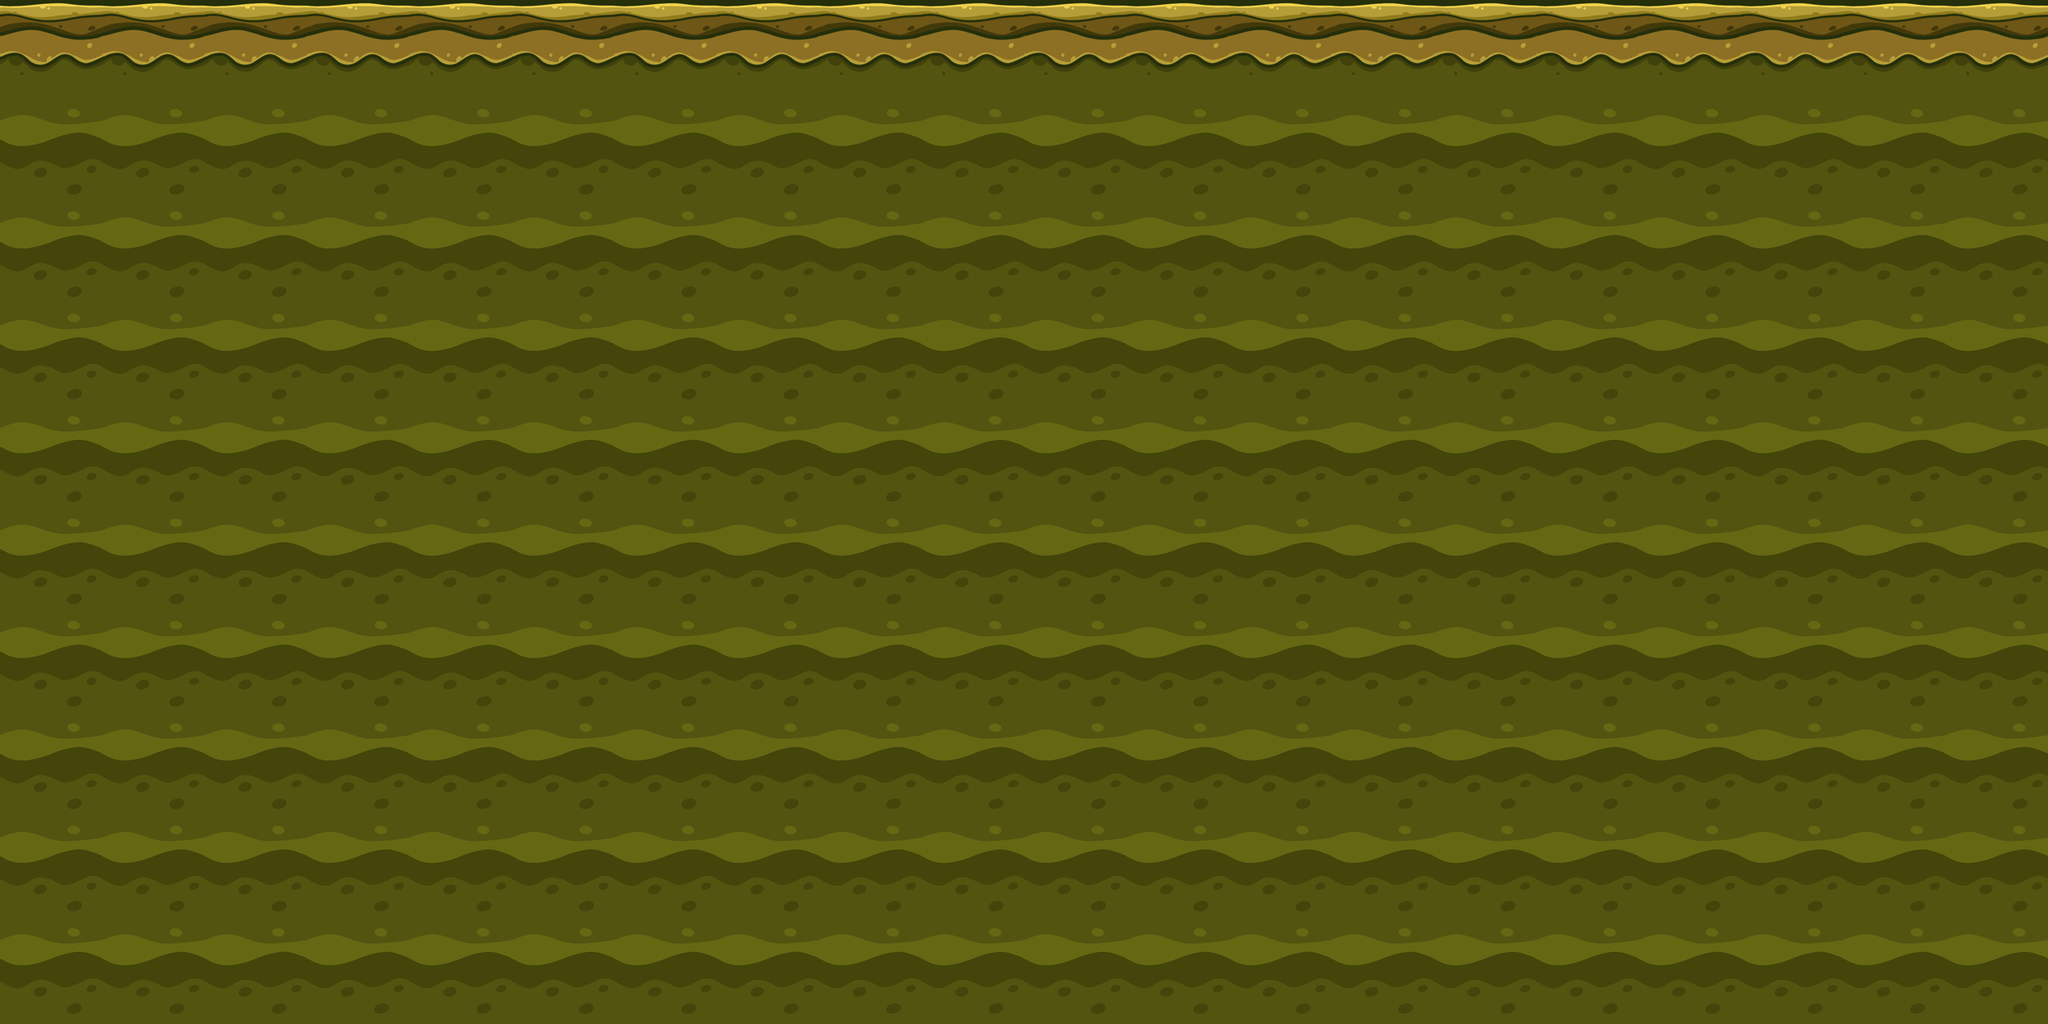

A 2D game scene composited from a Tiled map and its tileset images. What follows is a short description and the map's XML, with every tile layer's data as written:
An orthogonal 20x10 tile map with 128x128 px tiles, 1 tile layer (ground).

<map version="1.10" tiledversion="1.10.2" orientation="orthogonal" renderorder="right-down" width="20" height="10" tilewidth="128" tileheight="128" infinite="0" nextlayerid="7" nextobjectid="1">
 <tileset firstgid="1" name="Tile" tilewidth="128" tileheight="128" tilecount="2" columns="0">
  <grid orientation="orthogonal" width="1" height="1" />
  <tile id="1">
   <image width="128" height="128" source="../../tile/demon/forrest/2.png" />
  </tile>
  <tile id="0">
   <image width="128" height="128" source="../../tile/demon/forrest/5.png" />
  </tile>
 </tileset>
 <layer id="5" name="ground" width="20" height="10">
  <data encoding="csv">
2,2,2,2,2,2,2,2,2,2,2,2,2,2,2,2,2,2,2,2,
1,1,1,1,1,1,1,1,1,1,1,1,1,1,1,1,1,1,1,1,
1,1,1,1,1,1,1,1,1,1,1,1,1,1,1,1,1,1,1,1,
1,1,1,1,1,1,1,1,1,1,1,1,1,1,1,1,1,1,1,1,
1,1,1,1,1,1,1,1,1,1,1,1,1,1,1,1,1,1,1,1,
1,1,1,1,1,1,1,1,1,1,1,1,1,1,1,1,1,1,1,1,
1,1,1,1,1,1,1,1,1,1,1,1,1,1,1,1,1,1,1,1,
1,1,1,1,1,1,1,1,1,1,1,1,1,1,1,1,1,1,1,1,
1,1,1,1,1,1,1,1,1,1,1,1,1,1,1,1,1,1,1,1,
1,1,1,1,1,1,1,1,1,1,1,1,1,1,1,1,1,1,1,1
</data>
 </layer>
</map>
